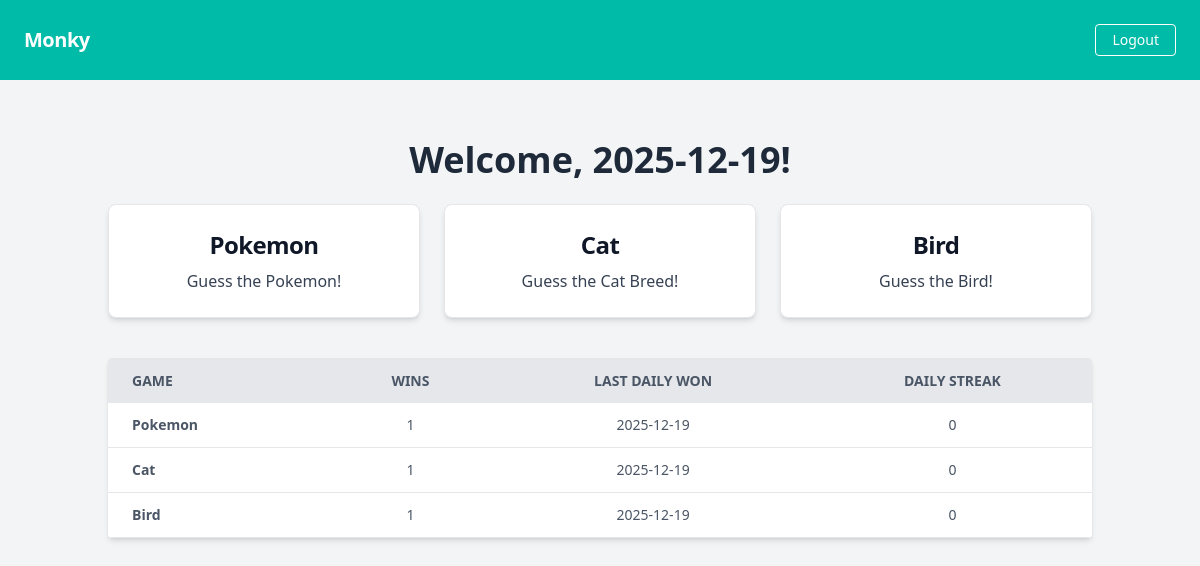
The app's page / (signed in) with its own data.
### tables this page shows
CREATE TABLE poke_stats (username TEXT REFERENCES users(username), wins INTEGER, last_daily DATE, daily_streak INTEGER);

CREATE TABLE cat_stats (username TEXT REFERENCES users(username), wins INTEGER, last_daily DATE, daily_streak INTEGER);

CREATE TABLE bird_stats (username TEXT REFERENCES users(username), wins INTEGER, last_daily DATE, daily_streak INTEGER);

### app/__init__.py (the view)
@app.route('/')
def home():
    if 'username' not in session:
        return redirect(url_for('login'))
    user = session['username']
    db = get_db_connection()
    c = db.cursor()
    games = [('Pokemon', 'poke_stats'), ('Cat', 'cat_stats'), ('Bird', 'bird_stats')]
    user_data = []
    for game_name, table in games:
        c.execute(f'SELECT wins, last_daily, daily_streak FROM {table} WHERE username = ?', (user,))
        row = c.fetchone()
        if row:
            user_data.append((game_name, row['wins'], row['last_daily'], row['daily_streak']))
        else:
            user_data.append((game_name, 0, 'Never', 0))
    db.close()
    return render_template('home.html', user=user, user_data=user_data)

### app/__init__.py (called while the page is built)
def get_db_connection():
    db = sqlite3.connect(DB_FILE)
    db.row_factory = sqlite3.Row
    return db

### app/templates/home.html (shortened to what this page needs)
<!DOCTYPE html>
<html>
<head>
  <script src="https://cdn.jsdelivr.net/npm/@tailwindcss/browser@4"> </script>
</head>
<body class="bg-gray-100 font-sans leading-normal tracking-normal">
  <nav class="flex items-center justify-between flex-wrap bg-teal-500 p-6">
    <div class="flex items-center flex-shrink-0 text-white mr-6">
      <span class="font-semibold text-xl tracking-tight">Monky</span>
    </div>
    <div class="w-full block flex-grow lg:flex lg:items-center lg:w-auto">
      <div>
        <a href="{{url_for('logout')}}"
          class="inline-block text-sm px-4 py-2 leading-none border rounded text-white border-white hover:border-transparent hover:text-teal-500 hover:bg-white mt-4 lg:mt-0">Logout</a>
      </div>
    </div>
  </nav>
  <div class="container mx-auto mt-10 p-5">
    <h1 class="text-4xl font-bold text-center text-gray-800 mb-6">Welcome, {{user}}!</h1>
    <div class="grid grid-cols-1 md:grid-cols-3 gap-6 mb-10">
      <a href="{{url_for('poke')}}"
        class="block p-6 bg-white rounded-lg border border-gray-200 shadow-md hover:bg-gray-100 transition duration-200 text-center">
        <h5 class="mb-2 text-2xl font-bold tracking-tight text-gray-900">Pokemon</h5>
        <p class="font-normal text-gray-700">Guess the Pokemon!</p>
      </a>
      <a href="{{url_for('cat')}}"
        class="block p-6 bg-white rounded-lg border border-gray-200 shadow-md hover:bg-gray-100 transition duration-200 text-center">
        <h5 class="mb-2 text-2xl font-bold tracking-tight text-gray-900">Cat</h5>
        <p class="font-normal text-gray-700">Guess the Cat Breed!</p>
      </a>
      <a href="{{url_for('bird')}}"
        class="block p-6 bg-white rounded-lg border border-gray-200 shadow-md hover:bg-gray-100 transition duration-200 text-center">
        <h5 class="mb-2 text-2xl font-bold tracking-tight text-gray-900">Bird</h5>
        <p class="font-normal text-gray-700">Guess the Bird!</p>
      </a>
    </div>
    <div class="bg-white shadow-md rounded my-6 overflow-x-auto">
      <table class="min-w-full table-auto">
        <thead>
          <tr class="bg-gray-200 text-gray-600 uppercase text-sm leading-normal">
            <th class="py-3 px-6 text-left">Game</th>
            <th class="py-3 px-6 text-center">Wins</th>
            <th class="py-3 px-6 text-center">Last Daily Won</th>
            <th class="py-3 px-6 text-center">Daily Streak</th>
          </tr>
        </thead>
        {% if user_data %}
        <tbody class="text-gray-600 text-sm font-light">
          {% for data in user_data %}
          <tr class="border-b border-gray-200 hover:bg-gray-100">
            <td class="py-3 px-6 text-left whitespace-nowrap font-bold">{{data[0]}}</td>
            <td class="py-3 px-6 text-center">{{data[1]}}</td>
            <td class="py-3 px-6 text-center">{{data[2]}}</td>
            <td class="py-3 px-6 text-center">{{data[3]}}</td>
          </tr>
          {% endfor %}
        </tbody>
        {% endif %}
      </table>
    </div>
  </div>
</body>
</html>

### records on screen
poke_stats: data "Pokemon", wins "1", last_daily "2025-12-19", daily_streak "0"
cat_stats: data "Cat", wins "1", last_daily "2025-12-19", daily_streak "0"
bird_stats: data "Bird", wins "1", last_daily "2025-12-19", daily_streak "0"

### other values on screen
{{ user }} "2025-12-19"
